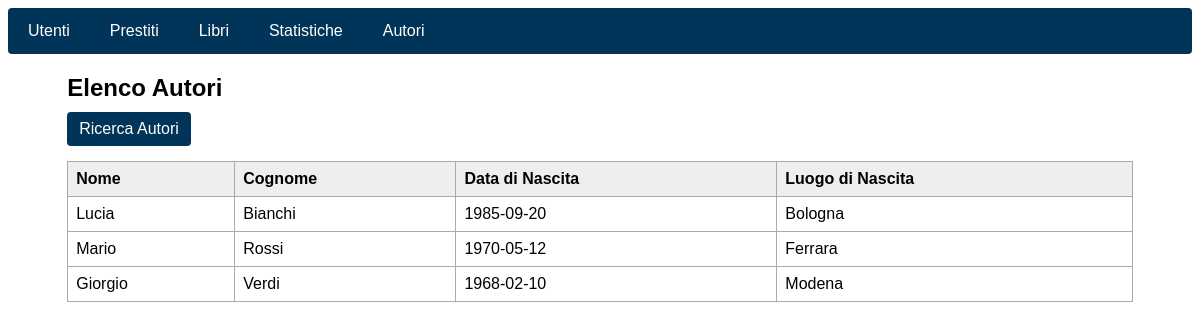
Before: /autori/get.php with the older database file.
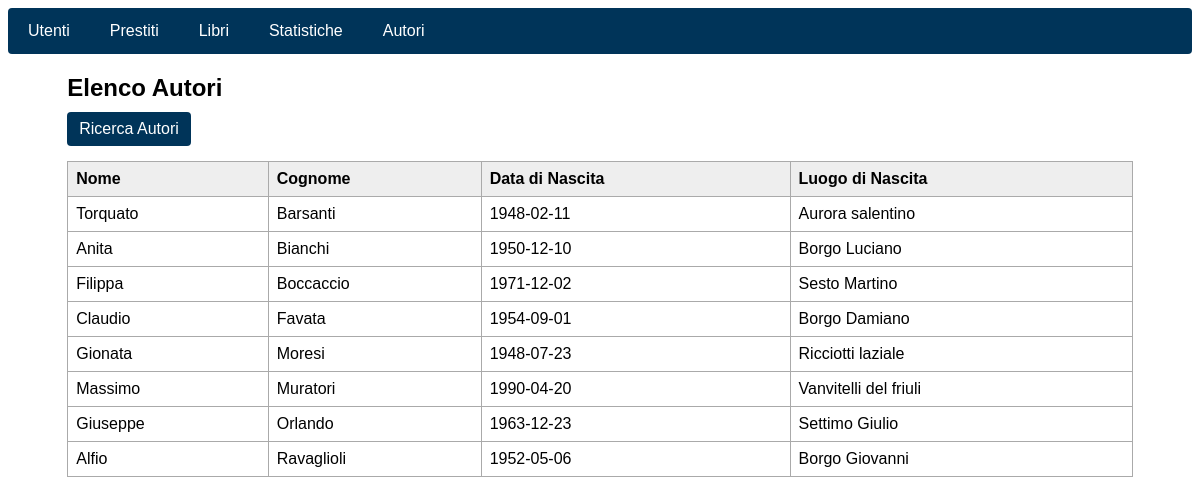
After: the same page with the newer database file.
### tables this page shows
CREATE TABLE Autore (
    id_autore INT PRIMARY KEY AUTO_INCREMENT,
    nome VARCHAR(100) NOT NULL,
    cognome VARCHAR(100) NOT NULL,
    data_nascita DATE,
    luogo_nascita VARCHAR(100)
);

### autori/get.php (the view, shortened to what this page needs)
<?php
require_once("../connect.php");
$query = "SELECT nome, cognome, data_nascita, luogo_nascita FROM Autore ORDER BY cognome, nome";
$result = mysqli_query($connection, $query);
?>
<!DOCTYPE html>
<html lang="it">
<head>
</head>
<body>
    <?php include("../navbar.php"); ?>
    <div class="container">
        <h2>Elenco Autori</h2>
        <a href="../autori/search.php" class="btn">Ricerca Autori</a>
        <table>
            <thead>
                <tr>
                    <th>Nome</th>
                    <th>Cognome</th>
                    <th>Data di Nascita</th>
                    <th>Luogo di Nascita</th>
                </tr>
            </thead>
            <tbody>
                <?php if ($result && mysqli_num_rows($result) > 0): ?>
                    <?php while ($row = mysqli_fetch_assoc($result)): ?>
                        <tr>
                            <td><?= htmlspecialchars($row['nome']) ?></td>
                            <td><?= htmlspecialchars($row['cognome']) ?></td>
                            <td><?= htmlspecialchars($row['data_nascita']) ?></td>
                            <td><?= htmlspecialchars($row['luogo_nascita']) ?></td>
                        </tr>
                    <?php endwhile; ?>
                <?php else: ?>
                    <tr>
                        <td colspan="4">Nessun autore trovato.</td>
                    </tr>
                <?php endif; ?>
            </tbody>
        </table>
    </div>
</body>
</html>

Changed rows visible on the page:
added autore: nome "Torquato", cognome "Barsanti", data_nascita "1948-02-11", luogo_nascita "Aurora salentino"
added autore: nome "Anita", cognome "Bianchi", data_nascita "1950-12-10", luogo_nascita "Borgo Luciano"
added autore: nome "Filippa", cognome "Boccaccio", data_nascita "1971-12-02", luogo_nascita "Sesto Martino"
changed autore: nome "Mario" → "Claudio"; cognome "Rossi" → "Favata"; data_nascita "1970-05-12" → "1954-09-01"; luogo_nascita "Ferrara" → "Borgo Damiano"
added autore: nome "Gionata", cognome "Moresi", data_nascita "1948-07-23", luogo_nascita "Ricciotti laziale"
added autore: nome "Massimo", cognome "Muratori", data_nascita "1990-04-20", luogo_nascita "Vanvitelli del friuli"
changed autore: nome "Giorgio" → "Giuseppe"; cognome "Verdi" → "Orlando"; data_nascita "1968-02-10" → "1963-12-23"; luogo_nascita "Modena" → "Settimo Giulio"
changed autore: nome "Lucia" → "Alfio"; cognome "Bianchi" → "Ravaglioli"; data_nascita "1985-09-20" → "1952-05-06"; luogo_nascita "Bologna" → "Borgo Giovanni"; moves down the list
